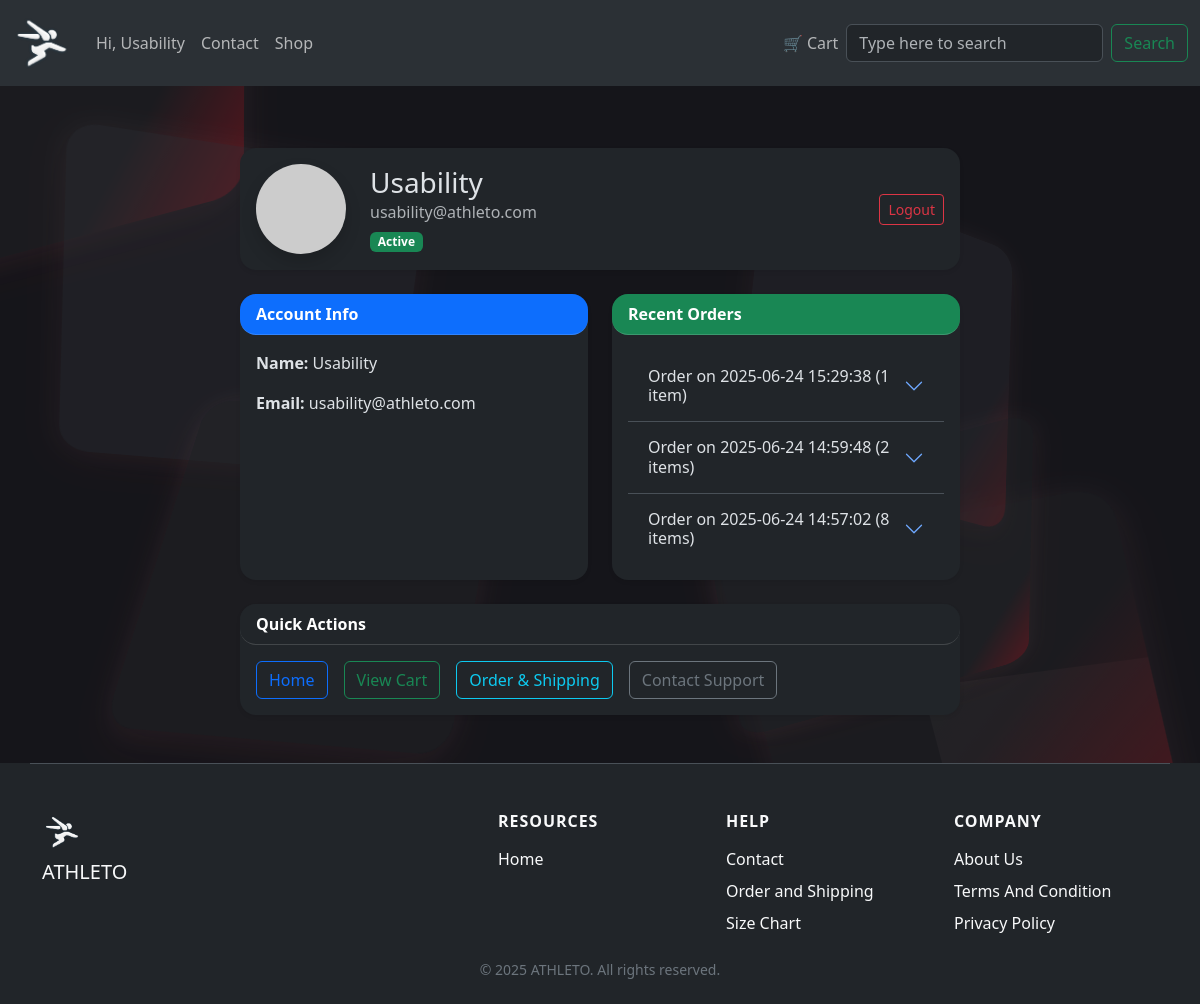
The app's page /dashboard (signed in) with its own data.
### tables this page shows
CREATE TABLE orders (
            id INTEGER PRIMARY KEY AUTOINCREMENT,
            user_email TEXT NOT NULL,
            timestamp TEXT NOT NULL,
            name TEXT,
            contact TEXT,
            address TEXT,
            total_amount REAL NOT NULL
        , status TEXT DEFAULT 'Placed');

### app.py (the view, shortened to what this page needs)
@app.route('/dashboard')
def dashboard():
    if "user" not in session:
        return redirect(url_for("login"))
    db = get_db()
    orders = db.execute('SELECT * FROM orders WHERE user_email = ? ORDER BY timestamp DESC', (session["user"],)).fetchall()
    order_data = []
    for order in orders:
        items = db.execute('SELECT * FROM order_items WHERE order_id = ?', (order['id'],)).fetchall()
        order_data.append({'order': order, 'items': items})
    import sqlite3
    feedback_db = sqlite3.connect('feedback.db')
    feedback_db.row_factory = sqlite3.Row
    show_feedback_button = False
    delivered_order_id = None
    delivered_orders = db.execute(
        "SELECT id FROM orders WHERE user_email = ? AND status = 'Delivered' ORDER BY timestamp DESC",
        (session["user"],)
    ).fetchall()
    feedback_db.close()
    return render_template(
        "dashboard.html",
        orders=order_data,
        show_feedback_button=show_feedback_button,
        delivered_order_id=delivered_order_id
    )

### app.py (called while the page is built)
@app.teardown_appcontext
def close_product_db(error):
    db = g.pop('product_db', None)
    if db is not None:
        db.close()

@app.before_request
def check_session_timeout():
    if 'user' in session:
        session_age = time.time() - session.get('timestamp', time.time())
        if session_age > 3600:
            session.clear()
            return redirect(url_for('signup'))
        else:
            session['timestamp'] = time.time()

@app.teardown_appcontext
def close_all_dbs(error):
    feedback_db = g.pop('feedback_db', None)
    if feedback_db is not None:
        feedback_db.close()

@app.teardown_appcontext
def close_product_feedback_db(error):
    db = g.pop('product_feedback_db', None)
    if db is not None:
        db.close()

def get_db():
    if 'db' not in g:
        g.db = sqlite3.connect('products.db')
        g.db.row_factory = sqlite3.Row
    return g.db

@app.teardown_appcontext
def close_connection(exception):
    db = g.pop('product_db', None)
    if db is not None:
        db.close()

@app.teardown_appcontext
def close_receipt_db(error):
    db = g.pop('receipt_db', None)
    if db is not None:
        db.close()

### templates/dashboard.html (shortened to what this page needs)
{% extends "base.html" %}
{% block content %}
<div class="container mt-5">
  <div class="row justify-content-center">
    <div class="col-lg-8">
      <div class="card mb-4 shadow-sm border-0 rounded-4">
        <div class="card-body d-flex align-items-center">
          <img
            src="https://ui-avatars.com/api/?name={{ session.get('name', 'User') }}&background=800020&color=fff&size=128"
            alt="Avatar" class="rounded-circle shadow me-4" style="width: 90px; height: 90px; object-fit: cover;">
          <div>
            <h3 class="mb-0">{{ session.get('name', 'User') }}</h3>
            <p class="mb-1 text-muted">{{ session.get('user') }}</p>
            <span class="badge bg-success">Active</span>
          </div>
          <div class="ms-auto">
            <a href="{{ url_for('logout') }}" class="btn btn-outline-danger btn-sm">Logout</a>
          </div>
        </div>
      </div>
      <div class="row g-4">
        <div class="col-md-6">
          <div class="card border-0 shadow-sm h-100 rounded-4">
            <div class="card-header bg-primary text-white rounded-4">
              <strong>Account Info</strong>
            </div>
            <div class="card-body">
              <p><strong>Name:</strong> {{ session.get('name', 'User') }}</p>
              <p><strong>Email:</strong> {{ session.get('user') }}</p>
            </div>
          </div>
        </div>
        <div class="col-md-6">
          <div class="card border-0 shadow-sm h-100 rounded-4">
            <div class="card-header bg-success text-white rounded-4">
              <strong>Recent Orders</strong>
            </div>
            <div class="card-body">
              {% if orders and orders|length > 0 %}
              <div class="accordion accordion-flush" id="ordersAccordion">
                {% for order in orders[:3] %}
                <div class="accordion-item">
                  <h2 class="accordion-header" id="heading{{ loop.index }}">
                    <button class="accordion-button collapsed" type="button" data-bs-toggle="collapse"
                      data-bs-target="#collapse{{ loop.index }}" aria-expanded="false"
                      aria-controls="collapse{{ loop.index }}">
                      Order on {{ order["order"]["timestamp"] if order["order"] is defined else order["timestamp"] }}
                      ({{ order["items"]|length }} item{{ 's' if order["items"]|length > 1 else '' }})
                    </button>
                  </h2>
                        {% set total = namespace(value=0) %}
                        {% for item in order["items"] %}
                          {% set total.value = total.value + (item["price"] * item["quantity"]) %}
                        {% endfor %}
                </div>
                {% endfor %}
              </div>
              {% else %}
              <p class="text-muted">No orders yet.</p>
              {% endif %}
            </div>
          </div>
        </div>
      </div>
      <div class="card mt-4 border-0 shadow-sm rounded-4">
        <div class="card-header bg-dark text-white rounded-4">
          <strong>Quick Actions</strong>
        </div>
        <div class="card-body d-flex flex-wrap gap-3">
          <a href="{{ url_for('home') }}" class="btn btn-outline-primary">Home</a>
          <a href="{{ url_for('view_cart') }}" class="btn btn-outline-success">View Cart</a>
          <a href="{{ url_for('orderandship') }}" class="btn btn-outline-info">Order & Shipping</a>
          <a href="{{ url_for('contact') }}" class="btn btn-outline-secondary">Contact Support</a>
        </div>
      </div>
    </div>
  </div>
</div>
{% endblock %}

### templates/base.html (style rules this page uses)
body { padding-top: 56px; background: #15151a; min-height: 100vh; overflow-x: hidden; position: relative; z-index: 1; }

### records on screen
orders: timestamp "2025-06-24 15:29:38"
orders: timestamp "2025-06-24 14:59:48"
orders: timestamp "2025-06-24 14:57:02"

### other values on screen
{{ session.get('name', session['user'].split('@')[0])|capitalize }} "Usability"
{{ session.get('name', 'User') }} "Usability"
{{ session.get('user') }} "usability@athleto.com"
{{ order["items"]|length }} "1" "2" "8"
{{ 's' if order["items"]|length > 1 else '' }} "s" "s"
{{ 2025 }} "2025"
